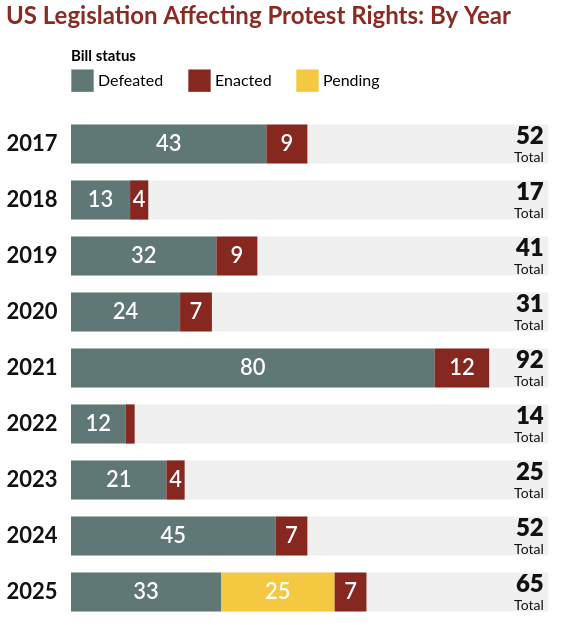

Describe this chart as a Vega-Lite specification.
### Vega-Lite specification from a JSON file in a GitHub repository (floating-point values rounded to 4 significant figures)
{"$schema": "https://vega.github.io/schema/vega-lite/v6.json", "title": {"text": "US Legislation Affecting Protest Rights: By Year", "anchor": "start", "color": "#8b2a22", "fontSize": 24, "fontWeight": "bold", "offset": 20}, "width": 500, "height": {"step": 56}, "data": {"values": [{"year": "2017", "Defeated": 43, "Pending": 0, "Enacted": 9}, {"year": "2018", "Defeated": 13, "Pending": 0, "Enacted": 4}, {"year": "2019", "Defeated": 32, "Pending": 0, "Enacted": 9}, {"year": "2020", "Defeated": 24, "Pending": 0, "Enacted": 7}, {"year": "2021", "Defeated": 80, "Pending": 0, "Enacted": 12}, {"year": "2022", "Defeated": 12, "Pending": 0, "Enacted": 2}, {"year": "2023", "Defeated": 21, "Pending": 0, "Enacted": 4}, {"year": "2024", "Defeated": 45, "Pending": 0, "Enacted": 7}, {"year": "2025", "Defeated": 33, "Pending": 25, "Enacted": 7}]}, "transform": [{"fold": ["Defeated", "Pending", "Enacted"], "as": ["status", "count"]}, {"filter": "datum.count > 0"}, {"calculate": "indexof(['Defeated','Pending','Enacted'], datum.status)", "as": "rank"}, {"window": [{"op": "sum", "field": "count", "as": "end"}], "groupby": ["year"], "sort": [{"field": "rank"}], "frame": [null, 0]}, {"calculate": "datum.end - datum.count", "as": "start"}, {"calculate": "datum.start + datum.count / 2", "as": "mid"}], "encoding": {"y": {"field": "year", "type": "ordinal", "title": null, "scale": {"paddingInner": 0.3}, "axis": {"domain": false, "ticks": false, "labelFontSize": 22, "labelFontWeight": "bold", "labelColor": "#111", "labelPadding": 14}}}, "layer": [{"transform": [{"aggregate": [], "groupby": ["year"]}], "mark": {"type": "bar", "color": "#f0f0f0"}, "encoding": {"x": {"datum": 0, "type": "quantitative", "scale": {"domain": [0, 105]}, "axis": null}, "x2": {"datum": 105}}}, {"mark": "bar", "encoding": {"x": {"field": "start", "type": "quantitative"}, "x2": {"field": "end"}, "color": {"field": "status", "type": "nominal", "scale": {"domain": ["Defeated", "Enacted", "Pending"], "range": ["#5f7775", "#862820", "#f5c842"]}, "legend": {"title": "Bill status", "orient": "top", "direction": "horizontal", "symbolType": "square", "symbolSize": 500, "symbolStrokeWidth": 0, "labelFontSize": 16, "titleFontSize": 15, "columnPadding": 24, "offset": 24}}}}, {"transform": [{"filter": "datum.count >= 3"}], "mark": {"type": "text", "color": "white", "fontSize": 22, "fontWeight": 600}, "encoding": {"x": {"field": "mid", "type": "quantitative"}, "text": {"field": "count"}}}, {"transform": [{"aggregate": [{"op": "sum", "field": "count", "as": "total"}], "groupby": ["year"]}], "mark": {"type": "text", "align": "right", "dy": -7, "fontSize": 24, "fontWeight": 900, "color": "#111"}, "encoding": {"x": {"datum": 104, "type": "quantitative"}, "text": {"field": "total"}}}, {"transform": [{"aggregate": [], "groupby": ["year"]}], "mark": {"type": "text", "align": "right", "dy": 14, "fontSize": 14, "color": "#111", "text": "Total"}, "encoding": {"x": {"datum": 104, "type": "quantitative"}}}], "config": {"font": "Lato, Helvetica, Arial, sans-serif", "view": {"stroke": null}}}
